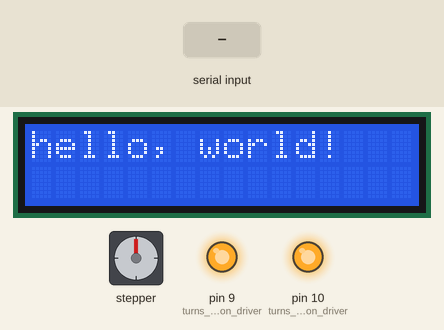
Simulated run of this sketch. Board: Arduino Uno, built with avr-gcc and run on an emulated ATmega328P. Shown: 16×2 character LCD, stepper motor, output pins drawn as LEDs (lit = HIGH). The test bench sets the inputs (shaded band). Stepper angles assume 200 steps per turn.

Above: at 1.2 s.
1.3 s: "0" received over Serial
At 2.2 s:
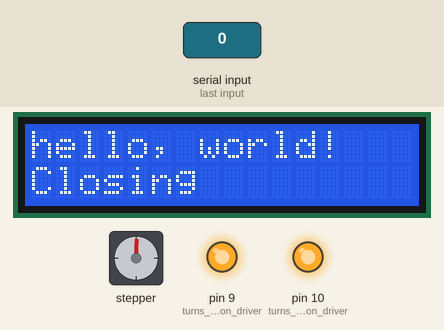
4.3 s: "1" received over Serial
At 7.2 s:
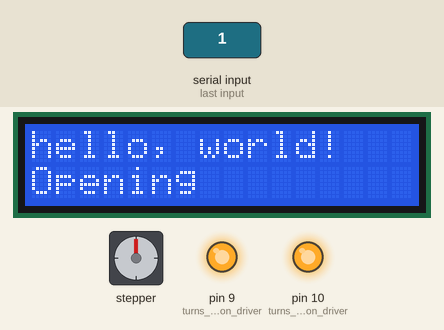
7.3 s: "2" received over Serial
At 7.9 s:
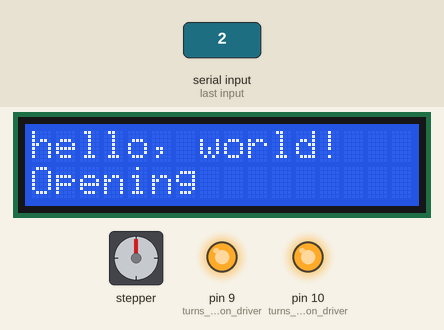
8.8 s: "1" received over Serial
At 12.2 s:
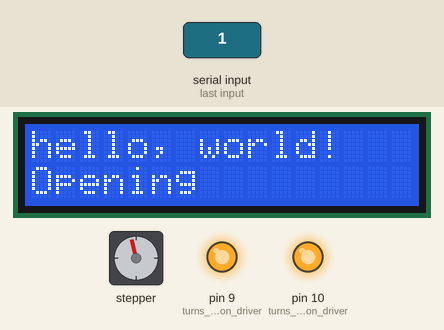
Timing chart, 0 to 21.8 s (numbered marks = the images above; inputs shaded):
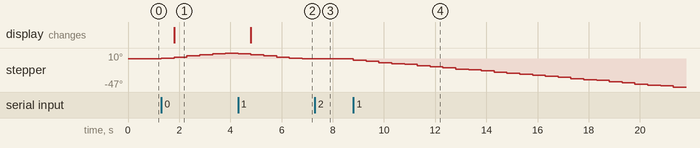

Measured:
- after the input at 4.3 s, the display: changes after 0.50 s (image 2)
- after the input at 7.3 s, stepper: stays 0° (without the input it goes to -2° after 0.01 s)

The sketch:

Brilliantly_Bright_Second_Sign.ino
```cpp
/*
The Pennsylvania Governor’s STEM State Competition
BUILDING A STRONGER PENNSYLVANIA

Bishop Shanahan High School
Arduino Project File: Brilliantly_Bright_Second_Sign

“Brilliantly Bright Solar LED Street Signs”
Stephen Anderson, Angela Herb, Matthew Horger, Andrew Johnson, Conor Waldt
Advisor: John P. Janasik, PhD

*/ //     _________________
//       /.--------------.\
//      //                \\
//     //                  \\
//    || .-..----. .-. .--. ||
//    ||( ( '-..-'|.-.||.-.|||
//    || \ \  ||  || ||||_||||
//    ||._) ) ||  \'-'/||-' ||
//     \\'-'  `'   `-' `'  //
//      \\                //
//       \\______________//
//        '--------------'


// Stepper library import
#include <Stepper.h>
// include the library code:
#include <LiquidCrystal.h>

// variables declared
const int stepsPerRevolution = 200;  //  number of steps per revolution
int stepCount = 0; // number of steps the motor has taken
int state = 0; // bluetooth input data
int flag = 0; // serial print

// initialize the library with the numbers of the interface pins
LiquidCrystal lcd(7, 6, 5, 4, 3, 2);

// initializes stepper motor instance on pins 8 through 11:
Stepper myStepper(stepsPerRevolution, 8, 11, 12, 13);

void setup() {

  pinMode(9,OUTPUT); // turns on enA on driver
  pinMode(10,OUTPUT); // turns on enB on driver
  digitalWrite(9,HIGH);
  digitalWrite(10,HIGH);
  Serial.begin(9600); // starts Bluetooth receive & motor functions

  lcd.begin(16, 2); // set up the LCD's number of columns and rows:
  lcd.print("hello, world!"); // Print a message to the LCD.
}

void loop() {
  // put your main code here, to run repeatedly:

if(Serial.available() > 0) // if the Bluetooth data is being received
    {
     state = Serial.read(); // set its value into state
     flag = 0; // declared so our Serial doesn't loop
   }

 if (state == '0') // if the value received is a '0'
   {
     myStepper.step(1); // if 1 is being received, stepper motor takes 1 step
     stepCount++; // add one!
     delay(500); // about half a second
         if(flag == 0)
           {
             lcd.setCursor(0, 1);
             lcd.print("Closing"); // prints a message
             flag = 1; // no infinite serials thank you very much
           }
   }

 else if (state == '1') // if the value received is a '1'
   {
     myStepper.step(-1); // if 1 is being received, stepper motor takes -1 step
     stepCount++; // add one!
     delay(500); // about half a second
          if(flag == 0)
            {
             lcd.setCursor(0, 1);
             lcd.print("Opening"); // prints a message
             flag = 1;
             }
   }
}
```
